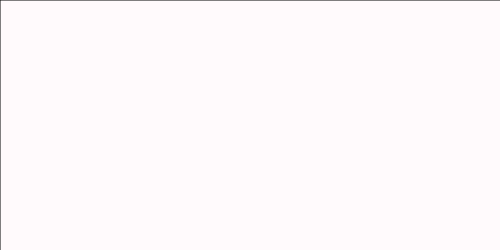
Frame 1 (no input)
Frame 60 (no input): identical to frame 1, image omitted
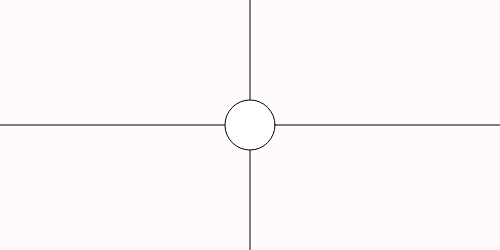
Frame 120 (the mouse pressed at the canvas centre since frame 60)

The p5.js sketch that drew these frames (run headless with seeded random() and noise() and a simulated clock; from frame 60 on, the mouse is pressed at the canvas centre):

// p5.js sketch
// ── sketch.js
function setup (){
    createCanvas(500,250);
    background('aqua');
}
function draw() {
    background(500, 250, 252);
    line(mouseX, 0, mouseX, 250);
    line(0, mouseY, 500, mouseY);

    if (mouseIsPressed)
    ellipse(mouseX,mouseY, 50,50);
  }
